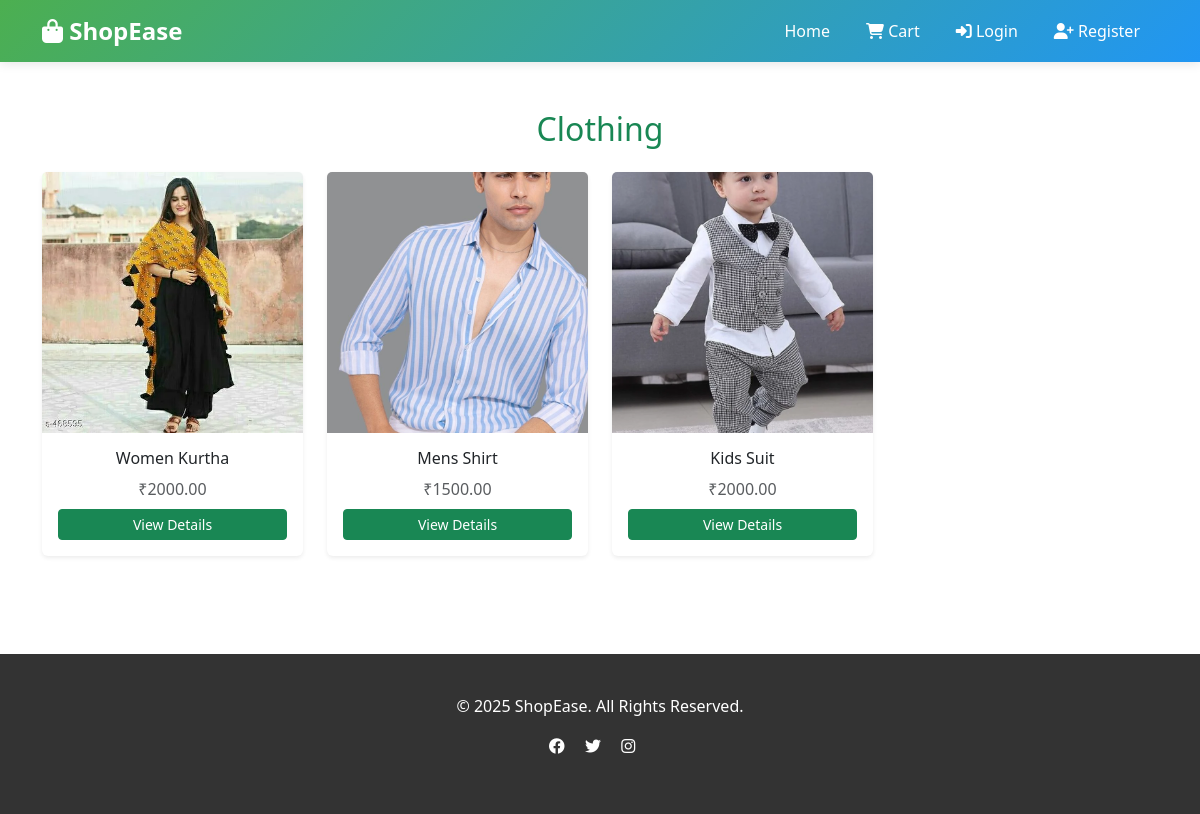
/category/clothing/, run on the app's committed database.
### store/models.py (models this page shows, shortened)
class Category(models.Model):
    name = models.CharField(max_length=200)
    slug = models.SlugField(unique=True, blank=True)
    description = models.TextField(blank=True)
    image = models.ImageField(upload_to='categories/', blank=True, null=True)
    created_at = models.DateTimeField(auto_now_add=True)
    class Meta:
        verbose_name_plural = 'Categories'
        ordering = ['name']

class Product(models.Model):
    category = models.ForeignKey(Category, on_delete=models.CASCADE, related_name='products')
    name = models.CharField(max_length=300)
    slug = models.SlugField(unique=True, blank=True)
    description = models.TextField()
    price = models.DecimalField(max_digits=10, decimal_places=2)
    discounted_price = models.DecimalField(max_digits=10, decimal_places=2, blank=True, null=True)
    image = models.ImageField(upload_to='products/')
    stock = models.IntegerField(default=0)
    hsn_code = models.CharField(max_length=20, default='00000000')
    gst_rate = models.DecimalField(max_digits=5, decimal_places=2, default=18.00)
    is_active = models.BooleanField(default=True)
    featured = models.BooleanField(default=False)
    created_at = models.DateTimeField(auto_now_add=True)
    updated_at = models.DateTimeField(auto_now=True)

### store/views.py (the view)
# urls.py: path('category/<slug:slug>/', views.category_view, name='category_view'),
def category_view(request, slug):
    category = get_object_or_404(Category, slug=slug)
    products = Product.objects.filter(category=category, is_active=True)
    context = {
        'category': category,
        'products': products,
    }
    return render(request, 'store/category.html', context)

### store/templates/store/category.html (shortened to what this page needs)
{% extends 'store/base.html' %}
{% block content %}
<div class="container py-5">
  <h2 class="text-center text-success mb-4">{{ category.name }}</h2>
{% if products %}
    <div class="row g-4">
      {% for product in products %}
      <div class="col-md-3 col-sm-6 d-flex align-items-stretch">
        <div class="card shadow-sm border-0 w-100 d-flex flex-column">
          <div class="ratio ratio-1x1">
            <img src="{{ product.image.url }}" class="card-img-top object-fit-cover" alt="{{ product.name }}">
          </div>
          <div class="card-body text-center d-flex flex-column justify-content-between">
            <div>
              <h6 class="card-title text-truncate">{{ product.name }}</h6>
              <p class="text-muted mb-2">₹{{ product.price }}</p>
            </div>
            <a href="{% url 'product_detail' product.slug %}" class="btn btn-sm btn-success mt-auto w-100">
              View Details
            </a>
          </div>
        </div>
      </div>
      {% endfor %}
    </div>
  {% else %}
    <div class="alert alert-info text-center mt-4">
      No products found in this category.
    </div>
  {% endif %}
</div>
{% endblock %}

### store/templates/store/base.html (style rules this page uses)
:root { --primary-color: #4CAF50; --secondary-color: #2196F3; --dark-color: #333; }
body { font-family: 'Segoe UI', Tahoma, Geneva, Verdana, sans-serif; }

### data on the page
Category: name "Clothing"
Product: image (picture), name "Women Kurtha", price "2000.00"
Product: image (picture), name "Mens Shirt", price "1500.00"
Product: image (picture), name "Kids Suit", price "2000.00"
